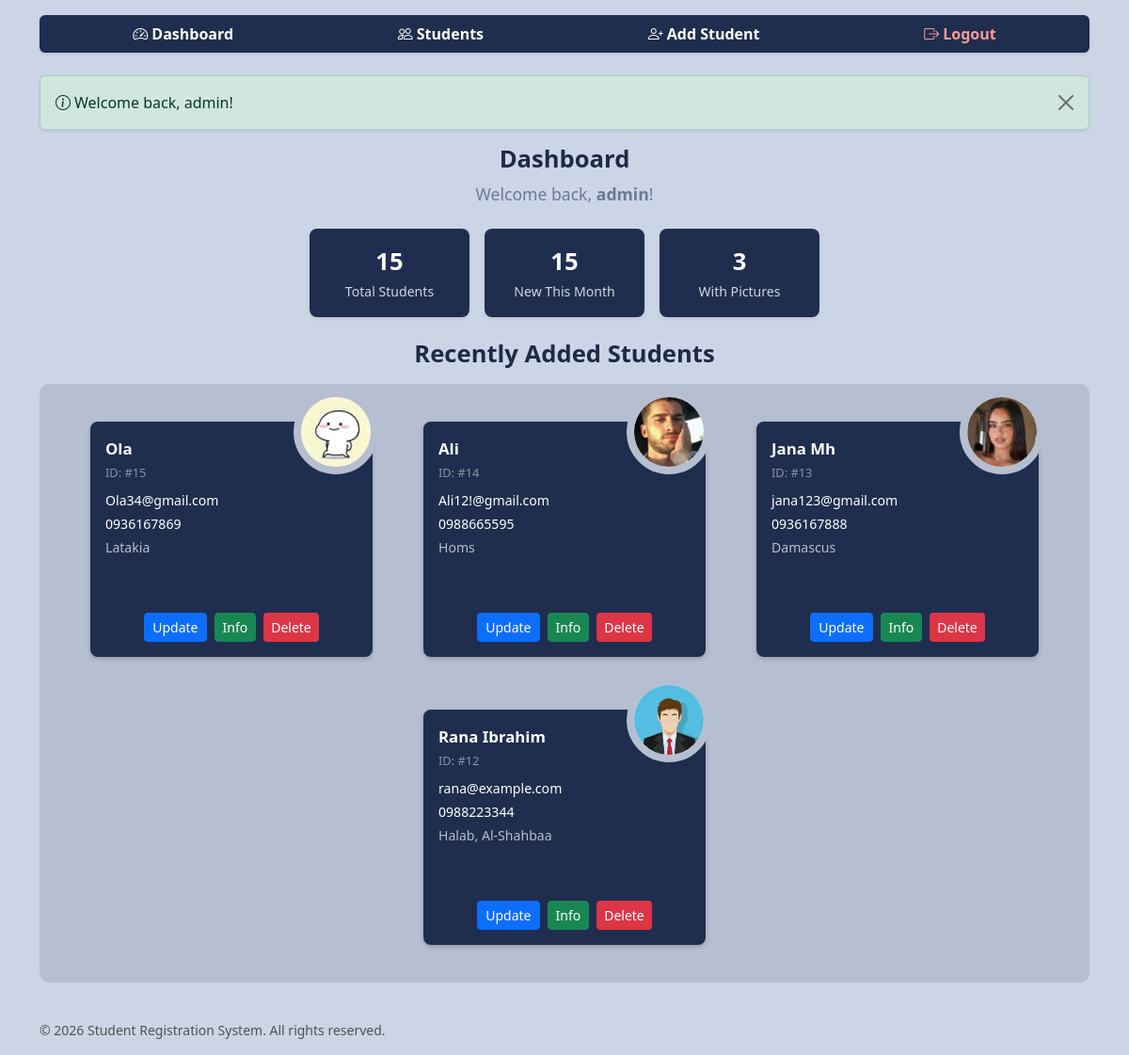
/dashboard.php (signed in), run on the app's committed database.
### tables this page shows
CREATE TABLE `students` (
  `id` int(11) NOT NULL,
  `name` varchar(100) NOT NULL,
  `email` varchar(100) NOT NULL,
  `phone` varchar(15) NOT NULL,
  `address` text DEFAULT NULL,
  `profile_picture` varchar(255) DEFAULT NULL,
  `created_at` timestamp NOT NULL DEFAULT current_timestamp()
);

### includes/auth.php (called while the page is built, shortened)
<?php
require_once __DIR__ . '/functions.php';
function is_logged_in(): bool
{
    return isset($_SESSION['user_id']);
}
function current_user(): ?array
{
    return [
        'id'       => (int) $_SESSION['user_id'],
        'username' => $_SESSION['username'] ?? '',
        'email'    => $_SESSION['user_email'] ?? '',
    ];
}

### includes/functions.php (called while the page is built, shortened)
<?php
if (!function_exists('db')) {
    require_once __DIR__ . '/../config/config.php';
}
function e($value): string
{
    return htmlspecialchars((string) $value, ENT_QUOTES | ENT_SUBSTITUTE, 'UTF-8');
}
function upload_url(?string $file): string
{
    return UPLOAD_URL . '/' . rawurlencode($file);
}

### config/config.php (called while the page is built, shortened)
<?php
function db(): PDO
{
    static $pdo = null;
    if ($pdo instanceof PDO) {
        return $pdo;
    }
    $dsn = sprintf('mysql:host=%s;port=%s;dbname=%s;charset=utf8mb4', DB_HOST, DB_PORT, DB_NAME);
    try {
        $pdo = new PDO($dsn, DB_USER, DB_PASS, [
            PDO::ATTR_ERRMODE            => PDO::ERRMODE_EXCEPTION,
            PDO::ATTR_DEFAULT_FETCH_MODE => PDO::FETCH_ASSOC,
            PDO::ATTR_EMULATE_PREPARES   => false,
            PDO::ATTR_STRINGIFY_FETCHES  => false,
        ]);
    } catch (PDOException $e) {
        http_response_code(500);
        $message = DEBUG
            ? 'Database connection failed: ' . $e->getMessage()
            : 'Database connection failed. Please check config/config.php';
        exit('<div style="font-family:sans-serif;padding:2rem;color:#b02a37">'
            . htmlspecialchars($message, ENT_QUOTES, 'UTF-8') . '</div>');
    }
    return $pdo;
}

### dashboard.php (the view, shortened to what this page needs)
<?php
require_once __DIR__ . '/includes/auth.php';
$totalStudents = (int) db()->query('SELECT COUNT(*) FROM students')->fetchColumn();
$stmt = db()->prepare('SELECT COUNT(*) FROM students WHERE created_at >= (NOW() - INTERVAL 30 DAY)');
$stmt->execute();
$newThisMonth = (int) $stmt->fetchColumn();
$withPicture = (int) db()->query(
    "SELECT COUNT(*) FROM students WHERE profile_picture IS NOT NULL AND profile_picture <> ''"
)->fetchColumn();
$latest = db()->query(
    'SELECT id, name, email, phone, address, profile_picture, created_at
       FROM students ORDER BY id DESC LIMIT 4'
)->fetchAll();
require __DIR__ . '/includes/header.php';
?>
<div class="text-center mb-4">
    <h1>Dashboard</h1>
    <p class="page-sub mb-0">Welcome back, <strong><?= e($user['username']) ?></strong>!</p>
</div>
<div class="d-flex flex-wrap justify-content-center gap-3 mb-4">
    <div class="stat-badge p-3 text-center shadow-sm">
        <strong><?= $totalStudents ?></strong>
        <span>Total Students</span>
    </div>
    <div class="stat-badge p-3 text-center shadow-sm">
        <strong><?= $newThisMonth ?></strong>
        <span>New This Month</span>
    </div>
    <div class="stat-badge p-3 text-center shadow-sm">
        <strong><?= $withPicture ?></strong>
        <span>With Pictures</span>
    </div>
</div>
<h1 class="text-center mb-3">Recently Added Students</h1>
<div class="cards d-flex flex-wrap justify-content-evenly align-items-stretch gap-4 p-4">
    <?php if (empty($latest)): ?>
        <div class="empty text-center py-5 w-100">No student records found yet.</div>
    <?php else: ?>
        <?php foreach ($latest as $s): ?>
            <div class="box d-flex flex-column justify-content-between p-3 my-3">
                <?php if (!empty($s['profile_picture'])): ?>
                    <img src="<?= e(upload_url($s['profile_picture'])) ?>" alt="Profile" class="profile" />
                <?php else: ?>
                    <img src="images/profile.png" alt="Profile" class="profile" />
                <?php endif; ?>
                <div>
                    <div class="name mb-1"><?= e($s['name']) ?></div>
                    <div class="id mb-2">ID: #<?= (int) $s['id'] ?></div>
                    <div class="email mb-1"><?= e($s['email']) ?></div>
                    <div class="phone mb-1"><?= e($s['phone']) ?></div>
                    <div class="address mb-3"><?= e($s['address'] ?: 'No address specified') ?></div>
                </div>
                <div class="d-flex justify-content-center gap-2 mt-auto pt-2">
                    <a href="update_student.php?id=<?= (int) $s['id'] ?>" class="btn btn-primary btn-sm">Update</a>
                    <a href="student_info.php?id=<?= (int) $s['id'] ?>" class="btn btn-success btn-sm">Info</a>
                    <form action="delete_student.php" method="POST" style="display:inline-flex; margin:0; vertical-align:middle;" onsubmit="return confirm('Delete this student?');">
                        <button type="submit" class="btn btn-danger btn-sm" style="border:none;">Delete</button>
                    </form>
                </div>
            </div>
        <?php endforeach; ?>
    <?php endif; ?>
</div>
<?php require __DIR__ . '/includes/footer.php'; ?>

### master.css (style rules this page uses)
body { font-family: "Segoe UI", system-ui, -apple-system, Arial, sans-serif; color: #1f2b45; background-color: #ccd5e6; }
h1 { font-size: 1.6rem; font-weight: 700; color: #1f2b45; }
.page-sub { color: #6c7a93; font-size: 1.1rem; }
.stat-badge, .stat-item { background-color: #1f2e4e; color: #ffffff; border-radius: 8px; min-width: 170px; }
.stat-badge strong, .stat-item span { font-size: 1.6rem; font-weight: 700; display: block; }
.stat-badge span, .stat-item label { font-size: 0.88rem; color: #ccd5e6; }
.cards { background-color: #8a93a854; border-radius: 10px; }
.box { width: 100%; max-width: 290px; min-height: 250px; position: relative; background-color: #1f2e4e; color: #ffffff; border-radius: 8px; box-shadow: 0 2px 5px rgba(0, 0, 0, 0.2); }
.box .profile { position: absolute; right: -6px; top: -34px; width: 90px; height: 90px; border: 8px solid #b6bfd1; border-radius: 50%; object-fit: cover; background: #dfe6f5; }
.box .name { font-size: 1.05rem; font-weight: 700; padding-right: 80px; }
.box .id { color: #8a93a8; font-size: 0.8rem; }
.box .email, .box .phone, .box .address { font-size: 0.88rem; word-break: break-word; }
.box .address { color: #b6bfd1; }
@media (min-width: 1200px) { .box { max-width: 300px; } }

### data on the page
students: profile_picture (picture), name "Ola", id "15", email "Ola34@gmail.com", phone "0936167869", address "Latakia"
students: profile_picture (picture), name "Ali", id "14", email "Ali12!@gmail.com", phone "0988665595", address "Homs"
students: profile_picture (picture), name "Jana Mh", id "13", email "jana123@gmail.com", phone "0936167888", address "Damascus"
students: name "Rana Ibrahim", id "12", email "rana@example.com", phone "0988223344", address "Halab, Al-Shahbaa"

### other printed values
$flash['message'] "Welcome back, admin!"
$user['username'] "admin"
$totalStudents "15"
$newThisMonth "15"
$withPicture "3"
SITE_NAME "Student Registration System"
